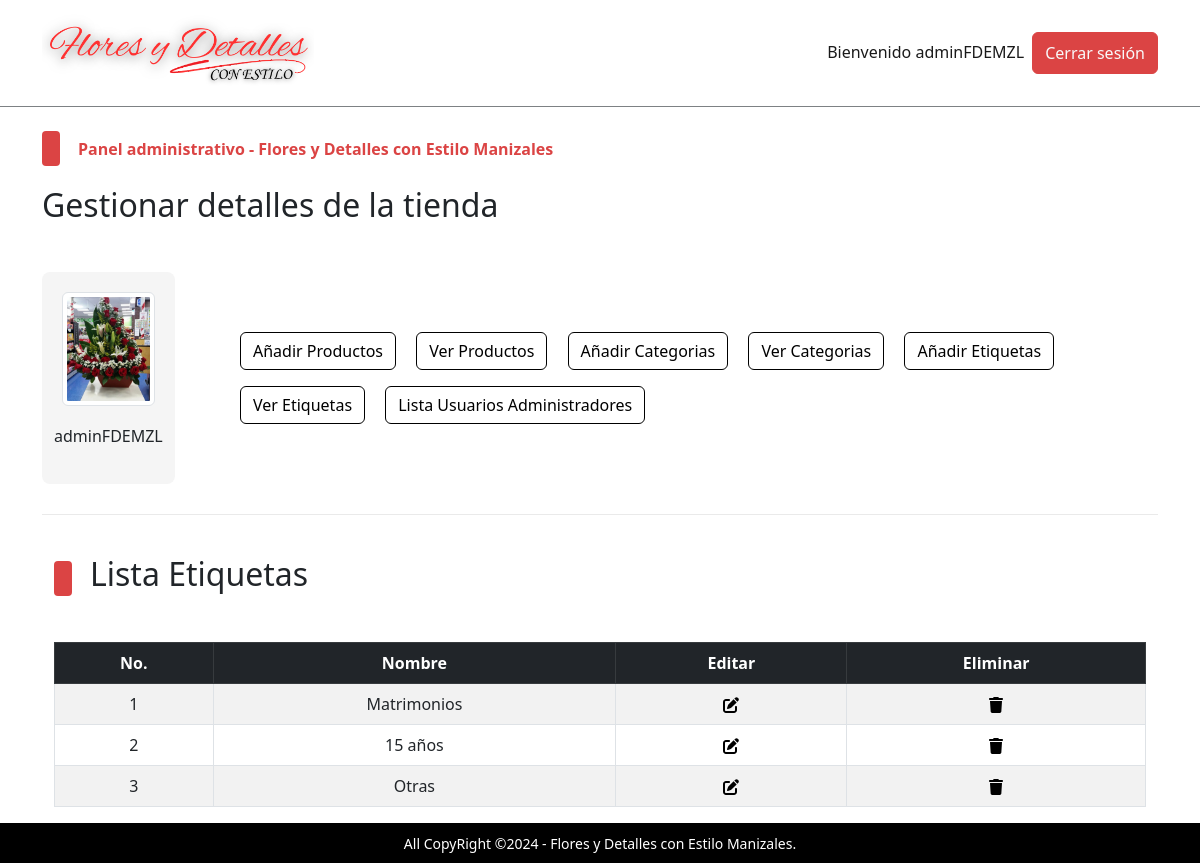
Screenshot of /admin/index.php?view_brands (signed in) with the database file from the repository.
### tables this page shows
CREATE TABLE `admin_table` (
  `admin_id` int(11) NOT NULL,
  `admin_name` varchar(100) NOT NULL,
  `admin_email` varchar(200) NOT NULL,
  `admin_image` varchar(255) NOT NULL,
  `admin_password` varchar(255) NOT NULL
);

CREATE TABLE `brands` (
  `brand_id` int(11) NOT NULL,
  `brand_title` varchar(100) NOT NULL
);

### admin/view_brands.php (the view, shortened to what this page needs)
<!DOCTYPE html>
<html lang="en">
<head>
</head>
<body>
    <div class="container">
        <div class="categ-header">
            <div class="sub-title">
                <span class="shape"></span>
                <h2>Lista Etiquetas</h2>
            </div>
        </div>
        <div class="table-data">
            <table class="table table-bordered table-hover table-striped text-center">
                <thead class="table-dark">
                    <tr>
                        <th>No.</th>
                        <th>Nombre</th>
                        <th>Editar</th>
                        <th>Eliminar</th>
                    </tr>
                </thead>
                <tbody>
                    <?php
                    $get_brand_query = "SELECT * FROM `brands`";
                    $get_brand_result = mysqli_query($con, $get_brand_query);
                    $id_number = 1;
                    while ($row_fetch_brands = mysqli_fetch_array($get_brand_result)) {
                        $brand_id = $row_fetch_brands['brand_id'];
                        $brand_title = $row_fetch_brands['brand_title'];
                        echo "
                            <tr>
                            <td>$id_number</td>
                            <td>$brand_title</td>
                            <td>
                                <a href='index.php?edit_brand=$brand_id'>
                                </a>
                            </td>
                            <td>
                                <a href='index.php?delete_brand=$brand_id' data-bs-toggle='modal' data-bs-target='#deleteModal_$brand_id'>
                                </a>
                                <div class='modal fade' id='deleteModal_$brand_id' tabindex='-1' aria-labelledby='deleteModal_$brand_id.Label' aria-hidden='true'>
                                                            <a class='text-light' href='index.php?delete_brand=$brand_id'>
                                                                Delete $brand_title
                                                            </a>
                                </div>
                            </td>
                        </tr>
                            ";
                        $id_number++;
                    }
                    ?>
                </tbody>
            </table>
        </div>
    </div>
</body>
</html>

### admin/index.php (shortened to what this page needs)
<?php
    include('../functions/common_functions.php');
    if(isset($_SESSION['admin_username'])){
        $admin_name = $_SESSION['admin_username'];
        $get_admin_data = "SELECT * FROM `admin_table` WHERE admin_name = '$admin_name'";
        $get_admin_result = mysqli_query($con,$get_admin_data);
        $row_fetch_admin_data = mysqli_fetch_array($get_admin_result);
        $admin_name = $row_fetch_admin_data['admin_name'];
        $admin_image = $row_fetch_admin_data['admin_image'];
    }else{
        echo "<script>window.open('./admin_login.php','_self');</script>";
    }
?>
<!DOCTYPE html>
<html lang="en">
<head>
    <link rel="stylesheet" href="../assets/css/bootstrap.css" />
    <link rel="stylesheet" href="../assets/css/main.css" />
</head>
<body>
    <nav class="navbar navbar-expand-lg navbar-light bg-light">
        <div class="container">
            <a class="navbar-brand fw-bold" href="#">
                <img src="../assets/images/logo.png" alt="Logo A1" style="height: 80px;">
            </a>
            <div class="collapse navbar-collapse" id="navbarSupportedContentad">
                <ul class="navbar-nav ms-auto mb-2 mb-lg-0">
                    <li class="nav-item">
                        <a class="nav-link active" aria-current="page" href="#">Bienvenido <?php echo $admin_name;?></a>
                    </li>
                    <li class="nav-item">
                    <button class="btn btn-primary p-0 px-1">
                            <a href="./admin_logout.php" class="nav-link text-light">Cerrar sesión</a>
                        </button>
                    </li>
                </ul>
            </div>
        </div>
    </nav>
    <div class="control">
        <div class="container pt-4 pb-0">
            <div class="categ-header">
                <div class="sub-title">
                    <span class="shape"></span>
                    <span class="title">Panel administrativo - Flores y Detalles con Estilo Manizales</span>
                </div>
                <h2>Gestionar detalles de la tienda</h2>
            </div>
            <div class="row align-items-center">
                <div class="col-md-2">
                    <div class="admin-image">
                        <a href="./index.php"><img src="./admin_images/<?php echo $admin_image;?>" class="img-thumbnail" alt="Admin Photo"></a>
                        <p><?php echo $admin_name;?></p>
                    </div>
                </div>
                <div class="col-md-10">
                    <div class="buttons">
                        <button class="btn btn-outline-primary m-2">
                            <a href="index.php?insert_product" class="nav-link">Añadir Productos</a>
                        </button>
                        <button class="btn btn-outline-primary m-2">
                            <a href="index.php?view_products" class="nav-link">Ver Productos</a>
                        </button>
                        <button class="btn btn-outline-primary m-2">
                            <a href="index.php?insert_category" class="nav-link">Añadir Categorias</a>
                        </button>
                        <button class="btn btn-outline-primary m-2">
                            <a href="index.php?view_categories" class="nav-link">Ver Categorias</a>
                        </button>
                        <button class="btn btn-outline-primary m-2">
                            <a href="index.php?insert_brand" class="nav-link">Añadir Etiquetas</a>
                        </button>
                        <button class="btn btn-outline-primary m-2">
                            <a href="index.php?view_brands" class="nav-link">Ver Etiquetas</a>
                        </button>
                        <button class="btn btn-outline-primary m-2">
                            <a href="index.php?list_users" class="nav-link">Lista Usuarios Administradores</a>
                        </button>
                    </div>
                </div>
            </div>
        </div>
    </div>
    <div class="container">
        <div class="divider"></div>
    </div>
    <div class="change-page">
        <div class="container">
            <?php
            if(isset($_GET['view_brands'])){
                include('./view_brands.php');
            }
            ?>
        </div>
    </div>
    <div class="upper-nav primary-bg p-2 px-3 text-center text-break">
        <span>All CopyRight &copy;2024 - Flores y Detalles con Estilo Manizales.</span>
    </div>
</body>
</html>

### assets/css/main.css (style rules this page uses)
* { -webkit-box-sizing: border-box; -moz-box-sizing: border-box; box-sizing: border-box; margin: 0; padding: 0; }
html { scroll-behavior: smooth; }
a { text-decoration: none; color: #000000; cursor: pointer; }
button, input[type='submit'] { cursor: pointer; }
ul { list-style: none; }
.primary-bg { background-color: #000; }
.divider { background-color: #eaeaea; height: 1.5px; width: 100%; margin-top: 30px; margin-bottom: 40px; }
.container .categ-header { display: flex; flex-direction: column; gap: 20px; margin-bottom: 40px; }
.container .categ-header .sub-title { display: flex; flex-direction: row; gap: 18px; align-items: center; }
.container .categ-header .sub-title span:nth-of-type(1) { width: 18px; height: 35px; background-color: #db4444; border-radius: 4px; -webkit-border-radius: 4px; -moz-border-radius: 4px; -ms-border-radius: 4px; -o-border-radius: 4px; }
.shape { display: inline-block; width: 18px; height: 35px; background-color: #db4444; border-radius: 4px; -webkit-border-radius: 4px; -moz-border-radius: 4px; -ms-border-radius: 4px; -o-border-radius: 4px; }
.container .categ-header .sub-title span:nth-of-type(2) { color: #db4444; font-weight: bold; }
.upper-nav span { color: #ffffff; font-size: 14px; }
.bg-light { background-color: #ffffff !important; border-bottom: 1px solid #7d8184; }
.control .container .row .admin-image { width: 80%; background-color: #f5f5f5; padding: 20px; display: flex; flex-direction: column; gap: 18px; align-items: center; border-radius: 8px; -webkit-border-radius: 8px; -moz-border-radius: 8px; -ms-border-radius: 8px; -o-border-radius: 8px; }
.control .container .row .admin-image img { width: 100%; }
.control .container .row .buttons a.nav-link { transition: 0s; -webkit-transition: 0s; -moz-transition: 0s; -ms-transition: 0s; -o-transition: 0s; }
td { vertical-align: middle; }

### rows the page displays
admin_table: admin_name "adminFDEMZL", admin_image (picture)
brands: brand_title "Matrimonios"
brands: brand_title "15 años"
brands: brand_title "Otras"
